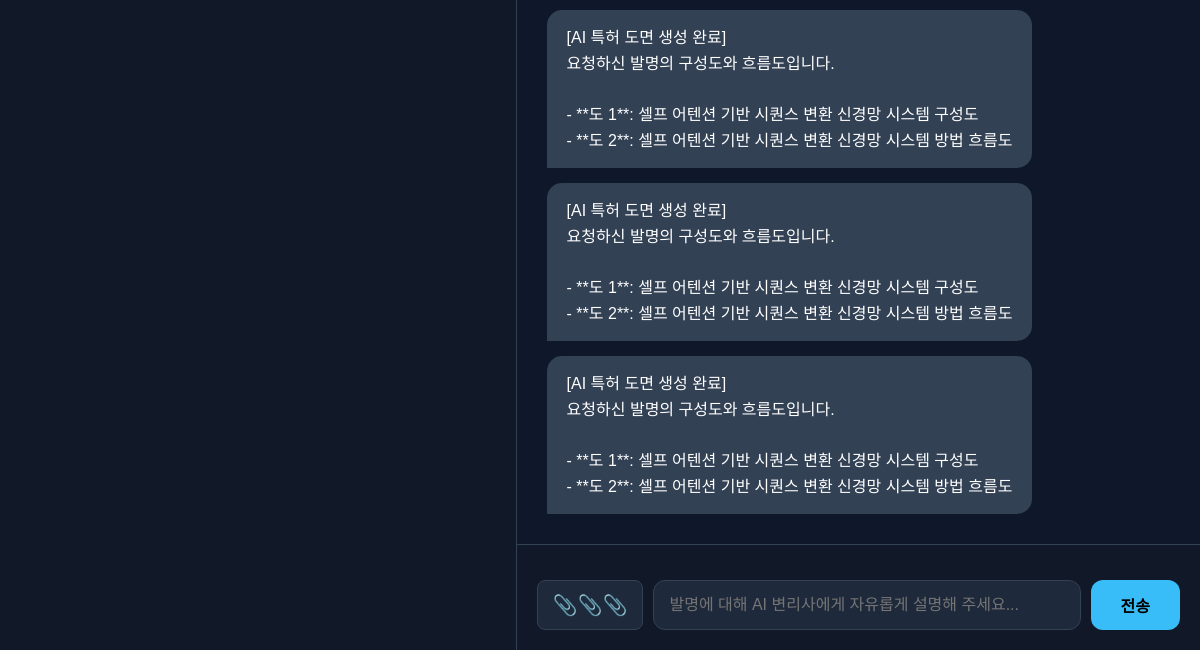
The app's page /workspace/workstation/39/ (signed in, lower part), older data.
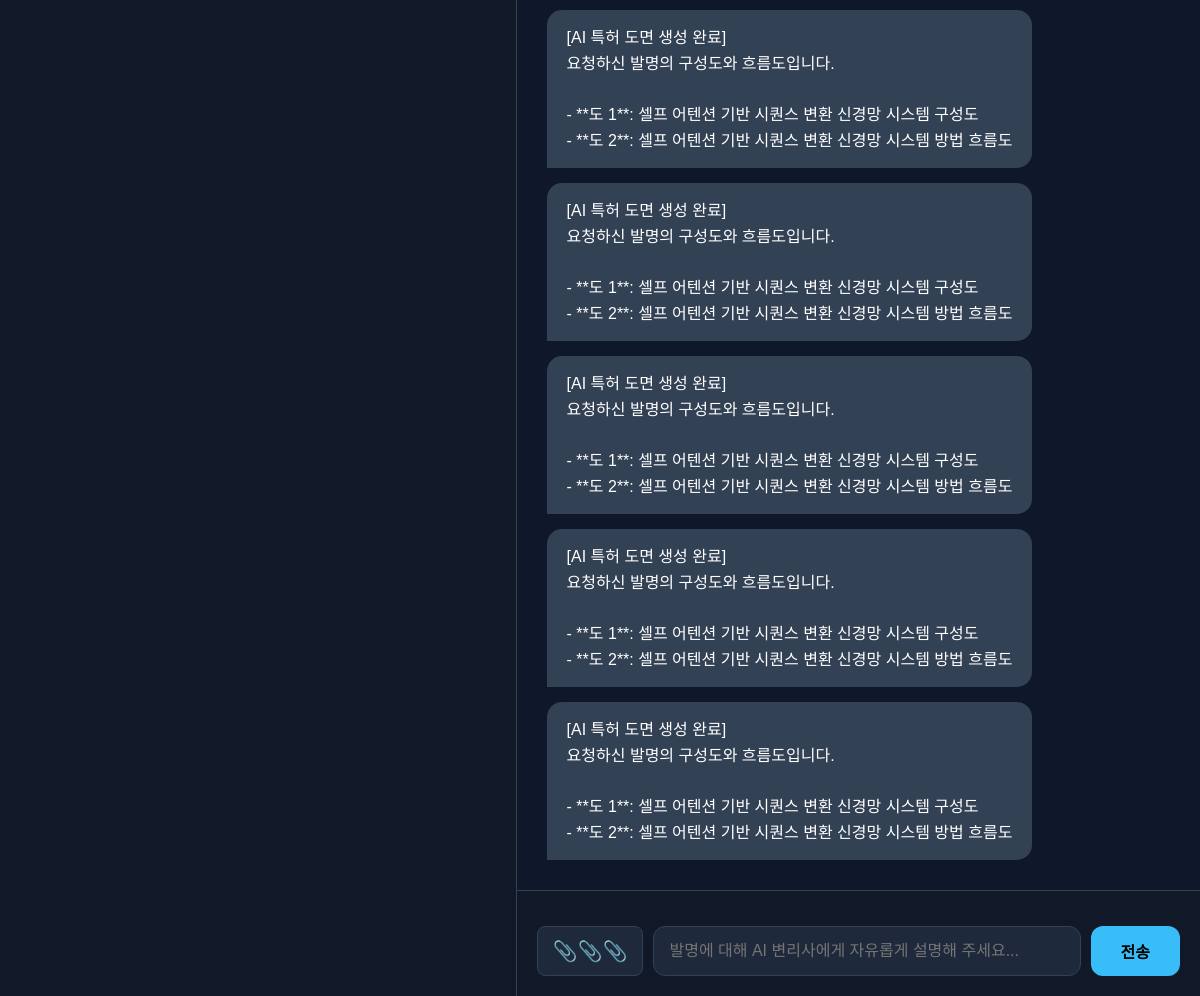
The same page, newer data.
### workspace/models.py (models this page shows)
class ChatMessage(models.Model):
    project = models.ForeignKey(PatentProject, on_delete=models.CASCADE, related_name='chat_messages')
    role = models.CharField(max_length=20) # 'user', 'assistant'
    content = models.TextField()
    created_at = models.DateTimeField(auto_now_add=True)

### workspace/views.py (the view)
# urls.py: path('workstation/<int:project_id>/', views.workstation, name='workstation'),
@login_required(login_url='/accounts/login/')
def workstation(request, project_id):
    project = get_object_or_404(PatentProject, id=project_id, owner=request.user)
    invention_input = get_object_or_404(InventionInput, project=project)
    consultation_state, _ = ConsultationState.objects.get_or_create(project=project)
    algorithm_steps = project.algorithm_steps.all().order_by('step_seq')
    details = project.details.all()
    chat_messages = project.chat_messages.all().order_by('created_at')
    context = {
        'project': project,
        'invention_input': invention_input,
        'consultation_state': consultation_state,
        'algorithm_steps': algorithm_steps,
        'details': details,
        'chat_messages': chat_messages,
    }
    return render(request, 'workspace/workstation.html', context)

### workspace/templates/workspace/workstation.html (shortened to what this page needs)
{% extends "base.html" %}
{% block content %}
<div class="workstation-container" style="display: flex; height: calc(100vh - 80px); margin-top: 80px; background: #0f172a; color: white;">
    <div class="left-panel" style="flex: 1; border-right: 1px solid #334155; padding: 30px; overflow-y: auto; background: #111827;">
    </div>
    <div class="right-panel" style="flex: 1.5; display: flex; flex-direction: column; position: relative;">
        <div id="chat-box" style="flex: 1; padding: 30px; overflow-y: auto; display: flex; flex-direction: column; gap: 15px;">
                {% for msg in chat_messages %}
                    {% if msg.role == 'assistant' %}
                        <div class="msg ai-msg" style="align-self: flex-start; background: #334155; padding: 15px 20px; border-radius: 15px 15px 15px 0; max-width: 80%;">
                            <p style="margin: 0; line-height: 1.6;">{{ msg.content|linebreaksbr }}</p>
                        </div>
                    {% elif msg.role == 'user' %}
                        <div class="msg user-msg" style="align-self: flex-end; background: #38bdf8; color: #0f172a; padding: 15px 20px; border-radius: 15px 15px 0 15px; max-width: 80%; font-weight: 500;">
                            <p style="margin: 0; line-height: 1.6;">{{ msg.content|linebreaksbr }}</p>
                        </div>
                    {% endif %}
                {% endfor %}
        </div>
        <div style="padding: 20px; background: #111827; border-top: 1px solid #334155;">
            <form id="chat-form" style="display: flex; gap: 10px; margin-top: 15px;">
                <button type="button" id="file-btn" style="background: #1e293b; border: 1px solid #334155; border-radius: 8px; padding: 0 15px; font-size: 20px; cursor: pointer; transition: 0.2s;" title="문서 업로드 (PDF, DOCX, HWP)">
                    📎📎📎
                </button>
                <input type="text" id="chat-input" placeholder="발명에 대해 AI 변리사에게 자유롭게 설명해 주세요..."
                       style="flex: 1; padding: 15px; border-radius: 12px; border: 1px solid #334155; background: #1e293b; color: white; font-size: 16px; outline: none;">
                <button type="submit" class="start-btn" style="padding: 0 30px; font-size: 16px;">전송</button>
            </form>
        </div>
    </div>
</div>
{% endblock %}

Row changes from the older to the newer data that the page shows:
added ChatMessage: content "[AI 특허 도면 생성 완료] 요청하신 발명의 구성도와 흐름도입니다. - **도 1**: 셀프 어텐션 기반 시퀀스 변환 신경망 시스템 구성도 - **도 2**: 셀프 어텐션 기반 시퀀스 변환 신경망 시스템 방법 흐름도"
added ChatMessage: content "[AI 특허 도면 생성 완료] 요청하신 발명의 구성도와 흐름도입니다. - **도 1**: 셀프 어텐션 기반 시퀀스 변환 신경망 시스템 구성도 - **도 2**: 셀프 어텐션 기반 시퀀스 변환 신경망 시스템 방법 흐름도"
